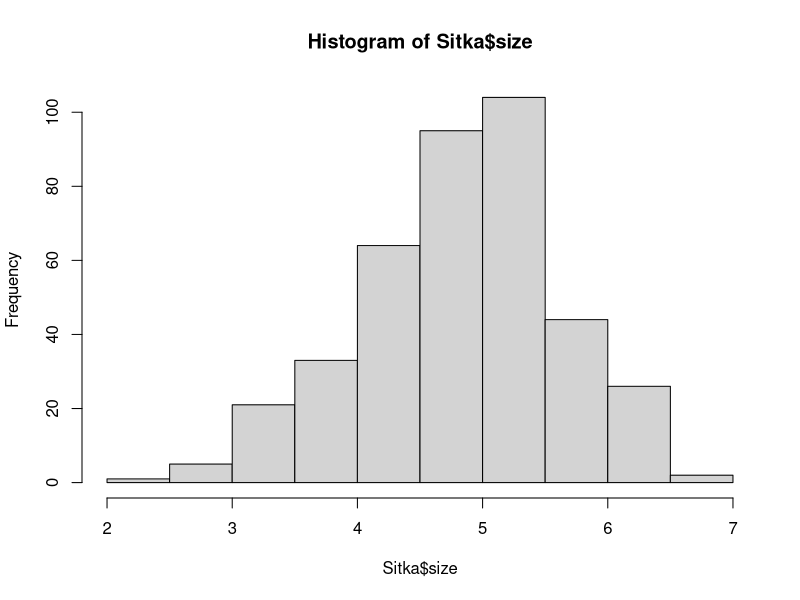
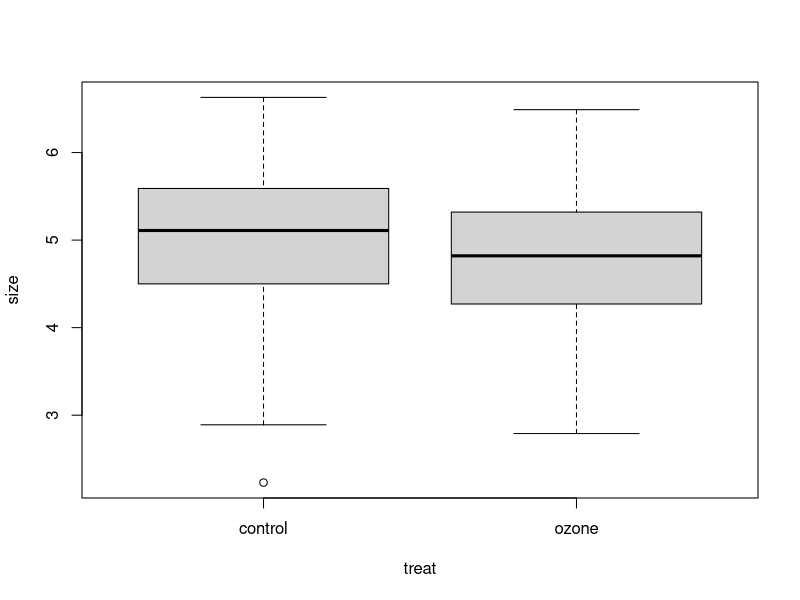
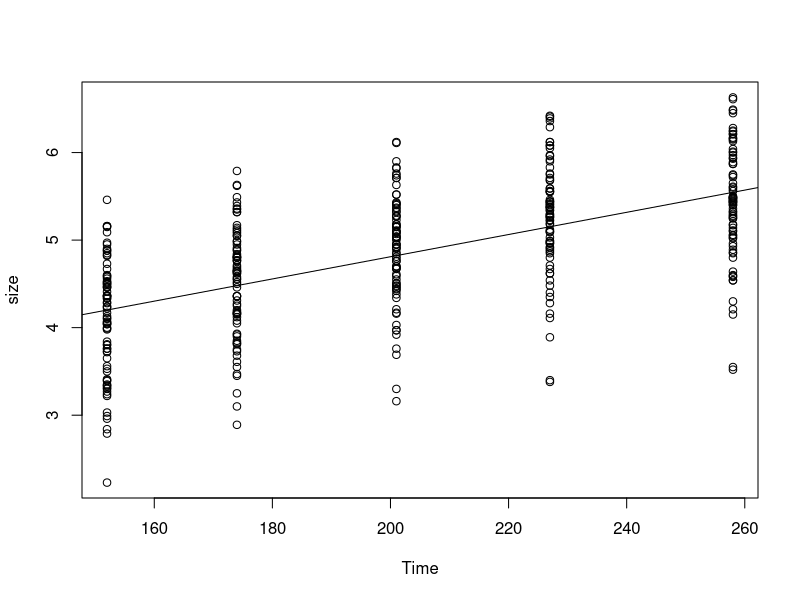

The R source for these figures, in order:
## ---- chunk 1

library(MASS)

## ---- chunk 2
head(Sitka) # from package MASS
## ---- chunk 3
table(Sitka$treat)/length(Sitka$treat)
## ---- chunk 4
hist(Sitka$size)
## ---- chunk 5
summary(Sitka$size)
## ---- chunk 6
quantile(Sitka$size, c(0.025,0.975))
## ---- chunk 7
sd(Sitka$size)
## ---- chunk 8
var(Sitka$size)
## ---- chunk 9
IQR(Sitka$size)
## ---- chunk 10
t.test(size~treat, data = Sitka)
## ---- chunk 11
boxplot(size~treat, data = Sitka)
## ---- chunk 12
summary(lm(size~Time, data = Sitka))
## ---- chunk 13
plot(size~Time, data = Sitka)
abline(lm(size~Time, data=Sitka))
